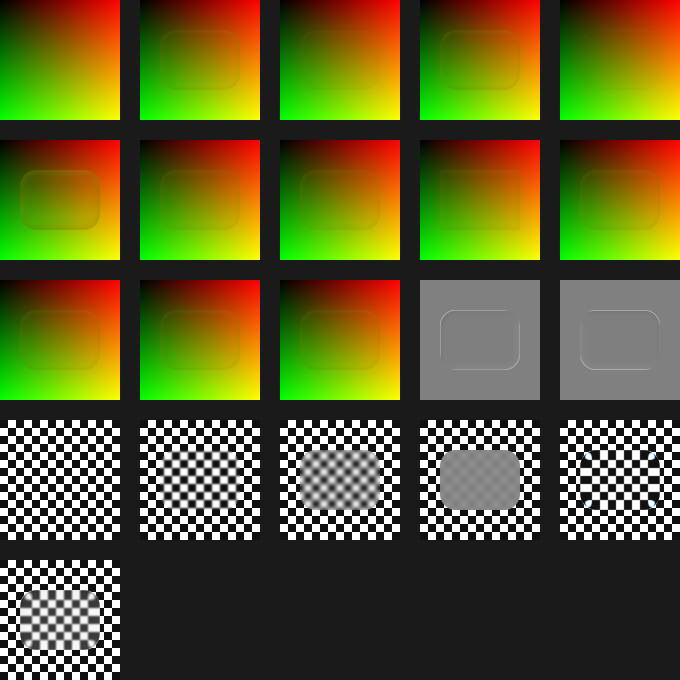
#> input picture research/calib/figma-board-checker.png, 1360 x 1360 px, given in place of board2.png, which was not available (shown at 1/2 size)
$ python frost.py .
#> lines starting #> are read from the running program, lines starting #| are printed output that depends on the picture; after the words box and inside, x2 and y2 are one past the last pixel; in counts of white or black regions, pixels touching at a corner belong together; long printed decimals are rounded; pictures that were not available may be replaced by others from this repository, and a replacement may not be noted
import sys, numpy as np
from PIL import Image
C = sys.argv[1]
fig = np.asarray(Image.open(f'{C}/data/board2.png').convert('L')).astype(float)
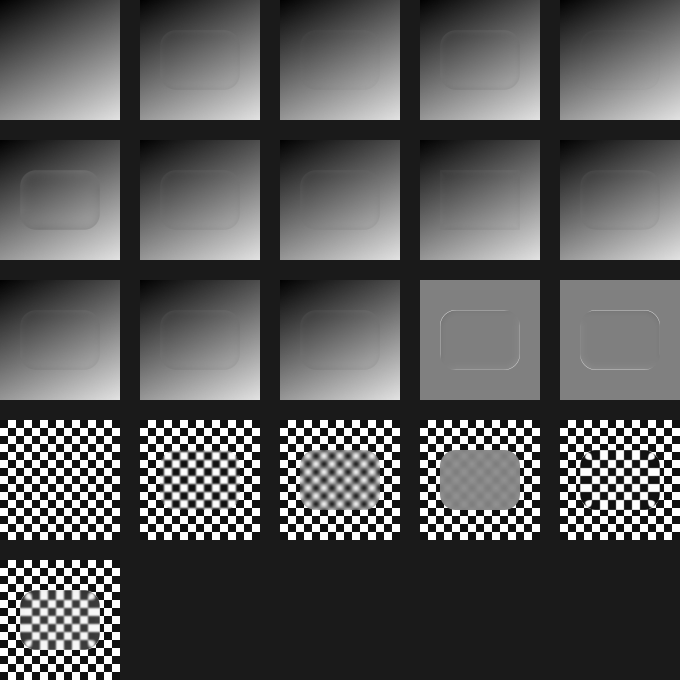
#> fig: shape (1360, 1360) float64 (shown at 1/2 size); min 0, max 255, mean 88.1
def fcell(i): c, r = i % 5, i // 5; return fig[r*280:r*280+240, c*280:c*280+240]
#> called with i = 15
#> after `return fig[r * 280:r * 280 + 240, c * 280:c * 280 + 240]`: returned value: shape (240, 240) float64; values 17 (black) and 255 (white), 49.8% white; 1 white region, box (x1, y1, x2, y2) and area: (0, 0, 240, 240) 28672
def wcell(i): return np.asarray(Image.open(f'{C}/web{i}/1440-viewport.png').convert('L')).astype(float)[:240, :240]
#> called with i = 15
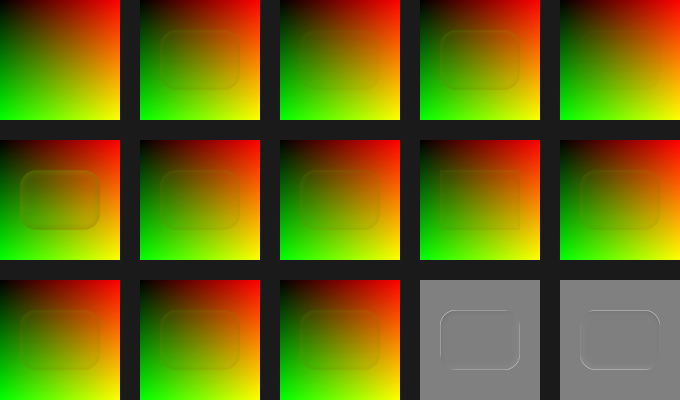
#> input picture research/calib/figma-board-uv.png, 1360 x 800 px, given in place of 1440-viewport.png, which was not available (shown at 1/2 size)
def gblur(a, s):
    if s <= 0: return a
    r = int(np.ceil(s * 4)); x = np.arange(-r, r + 1); k = np.exp(-x**2 / (2 * s * s)); k /= k.sum()
    p = np.pad(a, r, mode='edge')
    p = np.apply_along_axis(lambda v: np.convolve(v, k, 'valid'), 1, p)
    return np.apply_along_axis(lambda v: np.convolve(v, k, 'valid'), 0, p)
bg = fcell(15)
print('backdrop web vs figma diff', np.abs(wcell(15) - bg).mean())
#| backdrop web vs figma diff 118.991
inner = (slice(90, 150), slice(80, 160))
sig = np.arange(0, 12.01, 0.1)
for i, frost in ((16, 4), (17, 10), (18, 20)):
    res = {}
    for name, img in (('figma', fcell(i)), ('web', wcell(i))):
        errs = [np.abs(gblur(bg, s)[inner] - img[inner]).mean() for s in sig]
#> call 2 of gblur, with s = 0.1
#> in gblur (call 2), `r = int(np.ceil(s * 4))`: r = 1
#> in gblur (call 2), `p = np.pad(a, r, mode='edge')`: p: shape (242, 242) float64; values 17 (black) and 255 (white), 49.7% white; 1 white region, box (x1, y1, x2, y2) and area: (0, 0, 242, 242) 29120
#> in gblur (call 2), `p = np.apply_along_axis(lambda v: np.convolve(v, k, 'valid'), 1, p)`:
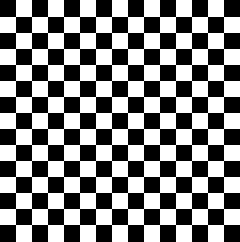
#> p: shape (242, 240) float64; values 17 (black) and 255 (white), 49.8% white; 1 white region, box (x1, y1, x2, y2) and area: (0, 0, 240, 242) 28896
#> in gblur (call 4), `p = np.pad(a, r, mode='edge')`: p: shape (244, 244) float64; values 17 (black) and 255 (white), 49.7% white; 1 white region, box (x1, y1, x2, y2) and area: (0, 0, 244, 244) 29568
#> in gblur (call 7), `p = np.pad(a, r, mode='edge')`: p: shape (246, 246) float64; values 17 (black) and 255 (white), 49.6% white; 1 white region, box (x1, y1, x2, y2) and area: (0, 0, 246, 246) 30016
#> in gblur (call 9), `p = np.pad(a, r, mode='edge')`: p: shape (248, 248) float64; values 17 (black) and 255 (white), 49.5% white; 1 white region, box (x1, y1, x2, y2) and area: (0, 0, 248, 248) 30464
#> in gblur (call 12), `p = np.pad(a, r, mode='edge')`: p: shape (250, 250) float64; values 17 (black) and 255 (white), 49.5% white; 1 white region, box (x1, y1, x2, y2) and area: (0, 0, 250, 250) 30912
#> in gblur (call 13), `return np.apply_along_axis(lambda v: np.convolve(v, k, 'valid'), 0, p)`:
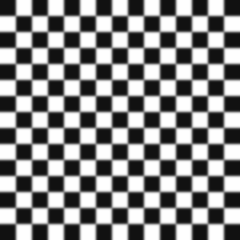
#> returned value: shape (240, 240) float64; min 17, max 255, mean 135.5
#> in gblur (call 14), `r = int(np.ceil(s * 4))`: r = 6
#> in gblur (call 14), `p = np.pad(a, r, mode='edge')`: p: shape (252, 252) float64; values 17 (black) and 255 (white), 49.4% white; 1 white region, box (x1, y1, x2, y2) and area: (0, 0, 252, 252) 31360
#> in gblur (call 14), `p = np.apply_along_axis(lambda v: np.convolve(v, k, 'valid'), 1, p)`:
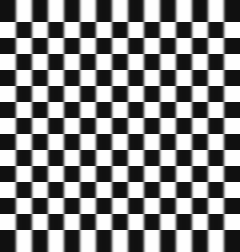
#> p: shape (252, 240) float64; min 17, max 255, mean 135.1
#> in gblur (call 17), `r = int(np.ceil(s * 4))`: r = 7
#> in gblur (call 17), `p = np.pad(a, r, mode='edge')`: p: shape (254, 254) float64; values 17 (black) and 255 (white), 49.3% white; 1 white region, box (x1, y1, x2, y2) and area: (0, 0, 254, 254) 31808
#> in gblur (call 17), `return np.apply_along_axis(lambda v: np.convolve(v, k, 'valid'), 0, p)`:
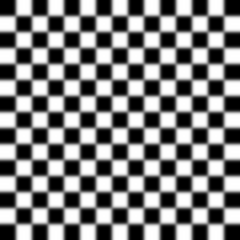
#> returned value: shape (240, 240) float64; min 17, max 255, mean 135.5; drawn with min black and max white
#> in gblur (call 19), `r = int(np.ceil(s * 4))`: r = 8
#> in gblur (call 19), `p = np.pad(a, r, mode='edge')`: p: shape (256, 256) float64; values 17 (black) and 255 (white), 49.2% white; 1 white region, box (x1, y1, x2, y2) and area: (0, 0, 256, 256) 32256
#> in gblur (call 19), `p = np.apply_along_axis(lambda v: np.convolve(v, k, 'valid'), 1, p)`:
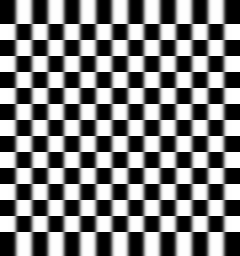
#> p: shape (256, 240) float64; min 17, max 255, mean 135; drawn with min black and max white
#> errs = 121 values, max 79.8 at index 120, min 1.03 at index 18, mean 52.72
        k = int(np.argmin(errs)); res[name] = (sig[k], errs[k])
#> after `k = int(np.argmin(errs))`: k = 18
    print(f'frost {frost}: figma sigma {res["figma"][0]:.1f} (err {res["figma"][1]:.2f})  web sigma {res["web"][0]:.1f} (err {res["web"][1]:.2f})')
#| frost 4: figma sigma 1.8 (err 1.03)  web sigma 12.0 (err 22.88)
#> (the run stopped early here; a loop or call above may not have finished)
